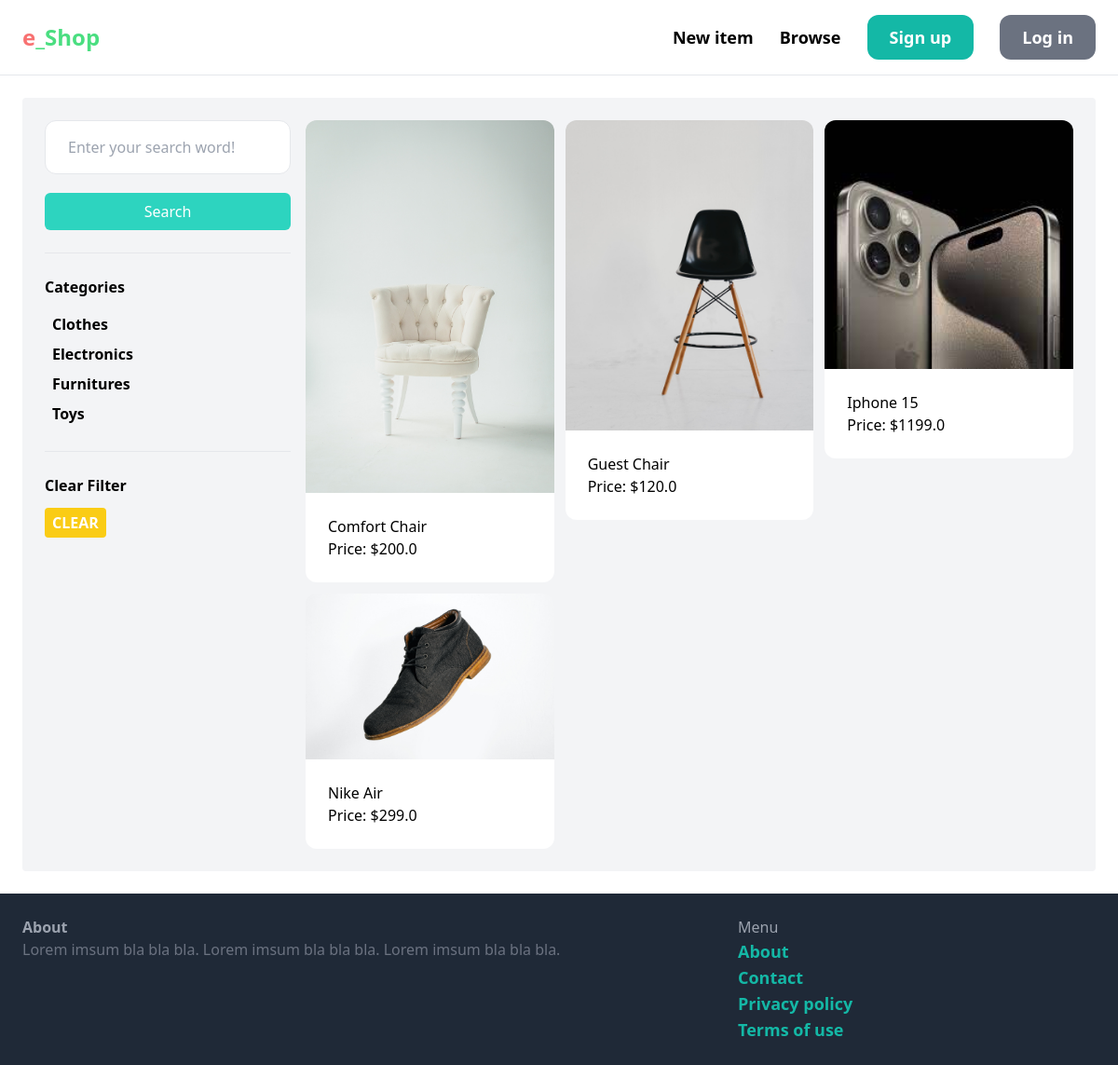
The app's page /items/ with its own data.
### item/models.py (models this page shows, shortened)
class Category(models.Model):
    name = models.CharField(max_length=255)
    class Meta:
        ordering = ('name',)
        verbose_name_plural = 'Categories'

class Item(models.Model):
    category = models.ForeignKey(Category, related_name='items', on_delete=models.CASCADE)
    name = models.CharField(max_length=255)
    description = models.TextField(blank=True, null=True)
    price = models.FloatField()
    image = models.ImageField(upload_to='item_images', blank=True, null=True)
    is_sold = models.BooleanField(default=False)
    created_by = models.ForeignKey(User, related_name='items', on_delete=models.CASCADE)
    created_at = models.DateTimeField(auto_now_add=True)
    class Meta:
        ordering = ('name',)
        verbose_name_plural = 'Items'

### item/views.py (the view)
# urls.py: path("items/", include('item.urls')),
def items(request):
    query = request.GET.get('query', '')
    category_id = request.GET.get('category', 0)
    items = Item.objects.filter(is_sold=False)
    categories = Category.objects.all()
    if query:
        items = items.filter(Q(name__icontains=query) | Q(description__icontains=query))
    if category_id:
        items = items.filter(category_id=category_id)
    return render(request, 'item/items.html', {
        'items': items,
        'query': query,
        'categories': categories,
        'category_id': int(category_id),
    })

### item/templates/item/items.html (shortened to what this page needs)
{% extends 'core/base.html' %}
{% block content %}
    <div class="grid grid-cols-4 gap-4 bg-gray-100 p-6 rounded">
        <div class="col-span-1">
            <form method= 'get' action="{% url 'item:items' %}">
                <input placeholder="Enter your search word!" class="w-full py-4 px-6 border rounded-xl" name="query" value="{{ query }}" type="text">
                <button class="w-full rounded-md hover:bg-teal-700 bg-teal-400 text-white px-3 py-2 mt-5">Search</button>
            </form>
            <hr class="my-6">
            <h1 class="font-bold mb-3">Categories</h1>
            <ul>
                {% for category in categories %}
                    <li class="py-1 px-2 rounded{% if category.id == category_id %} bg-teal-600 text-white {% endif %}">
                        <a class="font-semibold" href="{% url 'item:items' %}?query={{ query }}&category={{ category.id }}">{{ category.name }}</a>
                    </li>
                {% endfor %}
            </ul>
            <hr class="my-6">
            <h1 class="font-bold mb-3">Clear Filter</h1>
            <ul>
                <li class="py-1 px-2 rounded bg-yellow-400 inline-block">
                    <a class="text-white font-semibold" href="{% url 'item:items' %}">CLEAR</a>
                </li>
            </ul>
        </div>
        <div class="col-span-3">
            <div class="grid grid-cols-3 gap-3">
                {% for item in items %}
                <div>
                    <a href="{% url 'item:details' item.id %}">
                        <div>
                            <img class="rounded-t-xl w-full" src="{{ item.image.url }}" alt="{{item.name}} image loding...">
                        </div>
                        <div class="p-6 bg-white rounded-b-xl">
                            <h2>{{ item.name }}</h2>
                            <p>Price: ${{ item.price }}</p>
                        </div>
                    </a>
                </div>
                {% endfor %}
            </div>
        </div>
    </div>
{% endblock %}

### records on screen
Category: name "Clothes"
Category: name "Electronics"
Category: name "Furnitures"
Category: name "Toys"
Item: image (picture), name "Comfort Chair", price "200.0"
Item: image (picture), name "Guest Chair", price "120.0"
Item: image (picture), name "Iphone 15", price "1199.0"
Item: image (picture), name "Nike Air", price "299.0"
